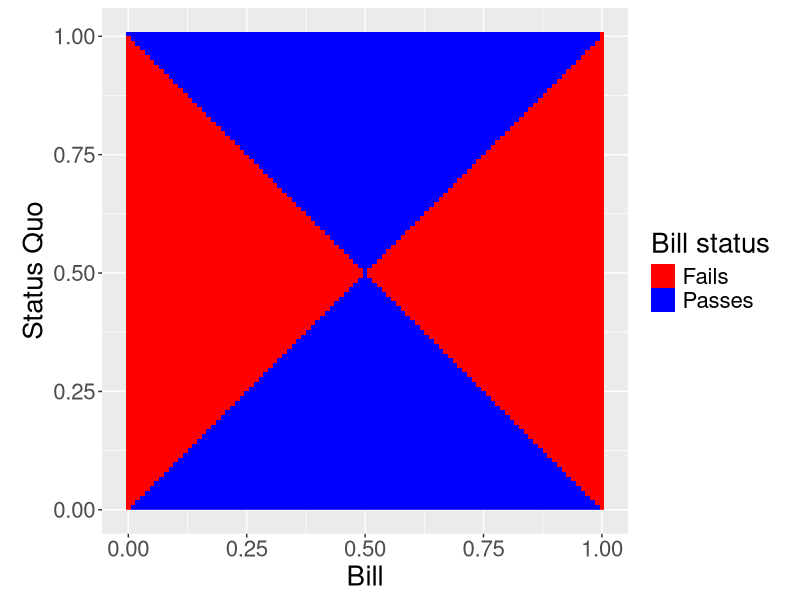
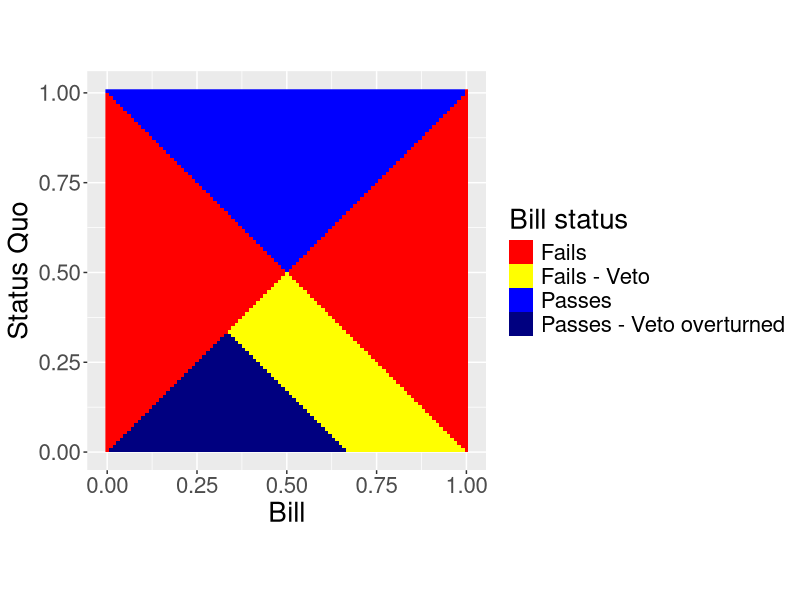
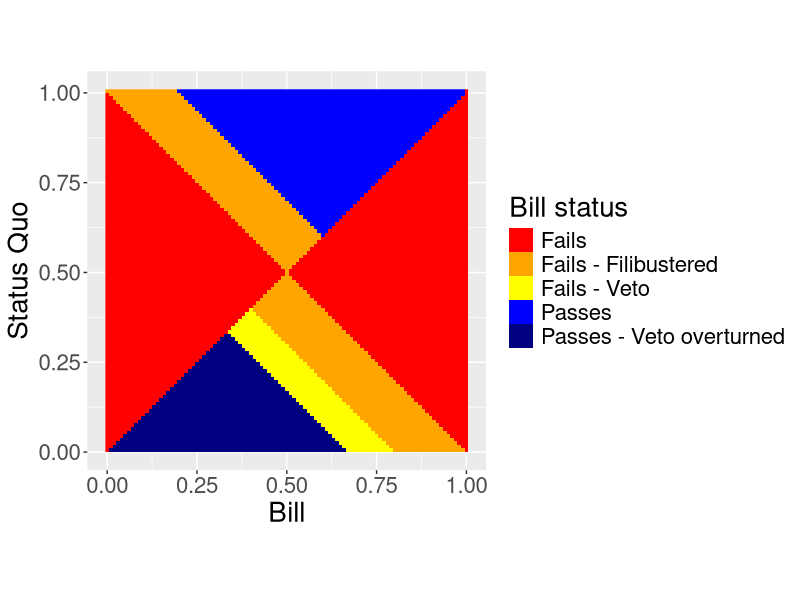

Generate these figures, in order, with R:
## ---- chunk 1
library(ggplot2)
library(dplyr)
## ---- chunk 2
precision <- 100
points <- expand.grid(b = 0:precision/precision, s = 0:precision/precision + 1/(2*precision))
points$support <- sign(points$b-points$s)*(points$b + points$s)/2
points <- mutate(points, majority = (support%%1)<0.5) %>%
  mutate(status = ifelse(majority, "Passes", "Fails"))
ggplot(points, aes(x = b, y = s, fill = status)) +
  geom_raster() +
  labs(x = "Bill", y = "Status Quo", main = "Majority support") +
  scale_fill_manual(values = c("red", "blue")) +
  guides(fill = guide_legend(title="Bill status")) +
  theme(text = element_text(size=20)) + coord_equal()
## ---- chunk 3
president <- 0
points <- mutate(points, veto = support>president) %>%
  mutate(veto_overturned = support%%1 < 1/3) %>%
  mutate(label = ifelse(majority,
                        ifelse(veto,
                               ifelse(veto_overturned,
                                      "Passes - Veto overturned",
                                      "Fails - Veto"),
                               "Passes"),
                        "Fails"))
ggplot(points, aes(x = b, y = s, fill = label)) +
  geom_raster() +
  labs(x = "Bill", y = "Status Quo", main = "Majority support") +
  scale_fill_manual(values = c("red", "yellow", "blue", "navy")) +
  guides(fill = guide_legend(title="Bill status")) +
  theme(text = element_text(size=20)) + coord_equal()
## ---- chunk 4
points <- mutate(points, filibuster = support%%1 > 0.4) %>%
    mutate(label = ifelse(majority,
                        ifelse(filibuster,
                               "Fails - Filibustered",
                               ifelse(veto,
                                      ifelse(veto_overturned,
                                             "Passes - Veto overturned",
                                             "Fails - Veto"),
                                      "Passes")),
                        "Fails"))
ggplot(points, aes(x = b, y = s, fill = label)) +
  geom_raster() +
  labs(x = "Bill", y = "Status Quo", main = "Majority support") +
  scale_fill_manual(values = c("red", "orange", "yellow", "blue", "navy")) +
  guides(fill = guide_legend(title="Bill status")) +
  theme(text = element_text(size=20)) + coord_equal()
